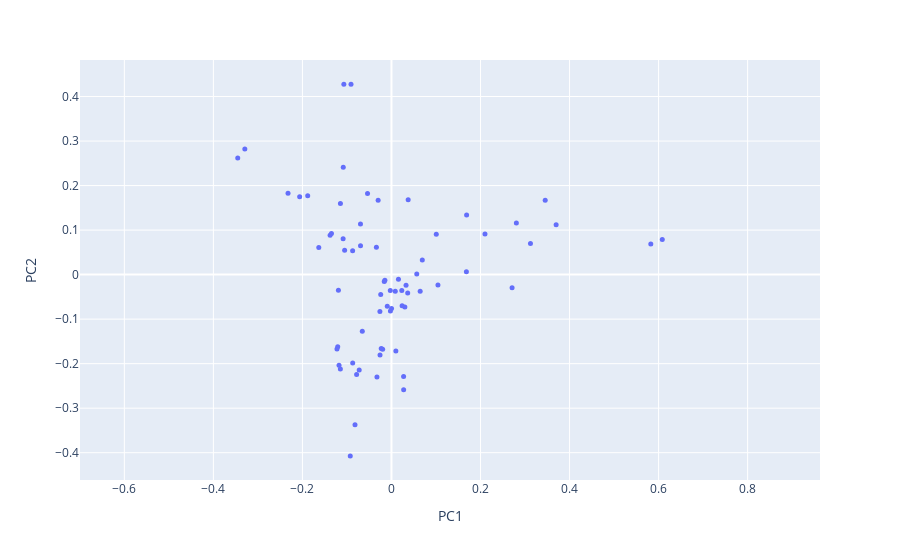

Source (notebook cell):
### Code cell
#for l2 normalization
fig_l2 = px.scatter(l2_pca, x='PC1', y='PC2', hover_name=l2_pca.index)
fig_l2.update_traces(marker=dict(size=5))
fig_l2.update_xaxes(scaleanchor='y', scaleratio=1)
fig_l2.update_yaxes(scaleanchor='x', scaleratio=1)
fig_l2.show()

### Figure 1 — Plotly figure (JSON) as saved in the notebook; plotly's stock layout.template omitted (floating-point values rounded to 4 significant figures)
{"data": [{"hovertemplate": "<b>%{hovertext}</b><br><br>PC1=%{x}<br>PC2=%{y}<extra></extra>", "hovertext": ["AhlgrenScottD_papers", "AlbinPierre_papers", "BaloghJózsef_papers", "BaryshnikovYuliyM_papers", "Berwick-EvansDaniel_papers", "BocaFlorin-Petre_papers", "BradlowStevenBenjamin_papers", "BronskiJaredC_papers", "CooneyDanielB_papers", "DeVilleRELee_papers", "DeyParthaSarathi_papers", "DiFrancescoPhilippe_papers", "DoddChristopher_papers", "DunfieldNathanM_papers", "DuttaSankarPrasad_papers", "DuursmaIwanMaynard_papers", "ErdoğanMehmetBurak_papers", "FadinaTolulope_papers", "FengRunhuan_papers", "FernandesRuiLoja_papers", "FordKevinB_papers", "GuzmanRosemaryK_papers", "HaboushWilliamJ_papers", "HellerJeremiahBen_papers", "HinkkanenAimo_papers", "HiraniAnilN_papers", "HungPei-Ken_papers", "HurVeraMikyoung_papers", "IvanovSergeiVladimirovich_papers", "JandaFelix_papers", "JingXiaochen_papers", "JungeMarius_papers", "KatzSheldonH_papers", "KedemRinat_papers", "KermanEly_papers", "KirkpatrickKayLene_papers", "KirrEduard_papers", "KostochkaAlexandrV_papers", "KutzarovaDenkaN_papers", "LaNaveGabriele_papers", "LaugesenRichardSnyder_papers", "LeditzkyFelix_papers", "LermanEugeneM_papers", "LiXiaochun_papers", "LiuYuan_papers", "McCarthyRandy_papers", "MineyevIgor_papers", "NikolaevIgorG_papers", "OikhbergTimur_papers", "PascaleffJamesThomas_papers", "RaptiZoi_papers", "RasmussenJacob_papers", "RasmussenSarahDean_papers", "RezkCharlesW_papers", "ReznickBruce_papers", "SongRenming_papers", "SowersRichardB_papers", "StojanoskaVesna_papers", "ThornerJesse_papers", "TolmanSusan_papers", "TumanovAlexander_papers", "TysonJeremyT_papers", "TzirakisNikolaos_papers", "WeiWei_papers", "WuXuan_papers", "YongAlexanderTF_papers", "YoungAmanda_papers", "ZaharescuAlexandru_papers", "ZharnitskyVadim_papers"], "legendgroup": "", "marker": {"color": "#636efa", "size": 5, "symbol": "circle"}, "mode": "markers", "name": "", "orientation": "v", "showlegend": false, "type": "scatter", "x": [-0.06553, -0.03386, 0.03005, 0.1006, -0.1146, -0.0819, -0.06962, 0.3453, 0.0157, 0.1688, 0.02321, -0.1207, -0.1378, -0.1148, -0.1052, -0.1632, 0.6083, 0.0001279, -0.0198, -0.05376, -0.03262, -0.02593, -0.08723, -0.2323, 0.008541, 0.06922, -0.002603, 0.2806, -0.07827, -0.1086, -0.023, 0.02724, -0.1881, -0.1224, -0.02996, 0.1683, 0.3122, 0.0239, 0.009837, -0.1083, 0.1044, -0.02416, -0.09088, 0.2709, -0.1192, -0.2062, -0.0725, -0.01474, 0.02736, -0.1348, 0.21, -0.1178, -0.08708, -0.3293, -0.009395, 0.03648, 0.05679, -0.3453, -0.02571, -0.1069, 0.03749, 0.06447, 0.5825, -0.002383, -0.01618, -0.06951, 0.03275, -0.09256, 0.3698], "xaxis": "x", "y": [-0.1271, 0.06159, -0.07273, 0.09051, 0.1597, -0.3372, 0.1138, 0.1672, -0.01043, 0.134, -0.03555, -0.1622, 0.08857, -0.2119, 0.05448, 0.06114, 0.07878, -0.07625, -0.1677, 0.182, -0.2297, -0.08271, 0.05356, 0.183, -0.03721, 0.03257, -0.03562, 0.1162, -0.2242, 0.08066, -0.1661, -0.2291, 0.177, -0.1669, 0.1669, 0.006526, 0.07005, -0.06969, -0.1714, 0.2411, -0.02356, -0.04469, 0.4277, -0.02937, -0.03501, 0.1747, -0.2143, -0.0126, -0.2587, 0.09223, 0.09148, -0.2036, -0.1983, 0.2824, -0.07114, -0.04146, 0.001586, 0.2618, -0.1806, 0.4279, 0.1682, -0.03762, 0.06892, -0.08168, -0.01541, 0.06469, -0.02393, -0.4071, 0.1118], "yaxis": "y"}], "layout": {"legend": {"tracegroupgap": 0}, "margin": {"t": 60}, "xaxis": {"anchor": "y", "domain": [0, 1], "scaleanchor": "y", "scaleratio": 1, "title": {"text": "PC1"}}, "yaxis": {"anchor": "x", "domain": [0, 1], "scaleanchor": "x", "scaleratio": 1, "title": {"text": "PC2"}}}}
